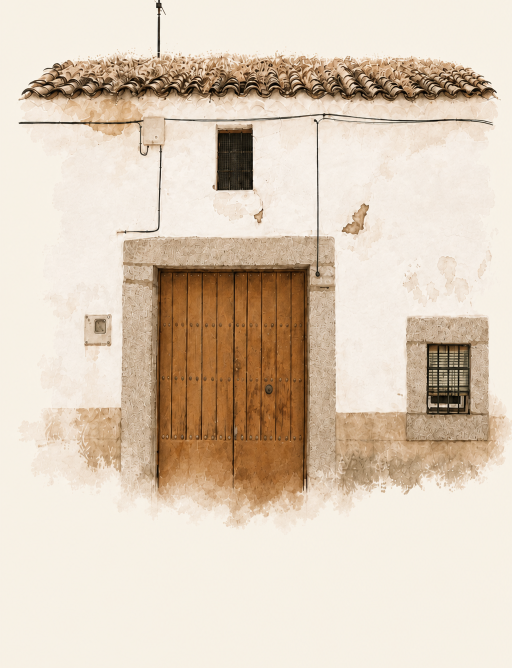
#> input picture images/hero-ilustracion-casa.png, 1024 x 1336 px (shown at 1/2 size)
$ python generate-og.py
#> lines starting #> are read from the running program, lines starting #| are printed output that depends on the picture
"""Genera public/og-casa-leoncia.png (1200×630) con estética editorial."""
from __future__ import annotations

from pathlib import Path

from PIL import Image, ImageDraw, ImageFont

ROOT = Path(__file__).resolve().parents[1]
OUT = ROOT / "public" / "og-casa-leoncia.png"
HERO = ROOT / "images" / "hero-ilustracion-casa.png"

W, H = 1200, 630
PAPER = (243, 244, 240)  # --paper
INK = (26, 28, 24)  # --ink
MUTED = (90, 95, 84)  # --text-muted
SAGE = (138, 148, 120)  # --sage
OLIVE = (63, 74, 52)  # --olive

FONT_SERIF = Path(r"C:\Windows\Fonts\georgia.ttf")
FONT_SANS = Path(r"C:\Windows\Fonts\segoeui.ttf")
FONT_SANS_SB = Path(r"C:\Windows\Fonts\seguisb.ttf")


def load_font(path: Path, size: int) -> ImageFont.FreeTypeFont:
    return ImageFont.truetype(str(path), size=size)


def wrap_text(draw: ImageDraw.ImageDraw, text: str, font: ImageFont.ImageFont, max_width: int) -> list[str]:
    words = text.split()
    lines: list[str] = []
    current = ""
    for word in words:
        trial = f"{current} {word}".strip()
        if draw.textlength(trial, font=font) <= max_width:
            current = trial
        else:
            if current:
                lines.append(current)
            current = word
    if current:
        lines.append(current)
    return lines


def crop_cream_margins(im: Image.Image, threshold: int = 38) -> Image.Image:
    """Recorta márgenes crema sin tocar la fachada."""
    rgb = im.convert("RGB")
    w, h = rgb.size
    pix = rgb.load()
    xs: list[int] = []
    ys: list[int] = []
    for y in range(h):
        for x in range(w):
            r, g, b = pix[x, y]
            if abs(r - 243) + abs(g - 244) + abs(b - 240) > threshold:
                xs.append(x)
                ys.append(y)
    if not xs:
        return im
    pad = 4
    left = max(0, min(xs) - pad)
    top = max(0, min(ys) - pad)
    right = min(w, max(xs) + pad)
    bottom = min(h, max(ys) + pad)
    return im.crop((left, top, right, bottom))


def main() -> None:
    canvas = Image.new("RGB", (W, H), PAPER)
    draw = ImageDraw.Draw(canvas)

    # Texto ~+20% respecto a la versión anterior
    left = 44
    text_max = 390
    y = 72

    kicker_font = load_font(FONT_SANS_SB, 20)
    kicker = "TORRECAMPO · CÓRDOBA"
    spacing = 5.0
    x = left
    for ch in kicker:
        draw.text((x, y), ch, font=kicker_font, fill=SAGE)
        x += draw.textlength(ch, font=kicker_font) + spacing
#> this loop made 20 passes
#> x on passes 1 to 12: 61.22, 81.97, 100.9, 119.8, 137.4, 156.4, 175, 197.3, 214.4, 235.1, 246.5, 257.8
#> after the loop, x = 406.4
    y += 48

    title_font = load_font(FONT_SERIF, 62)
    for line in ("La Casa de la", "Abuela Leoncia"):
        draw.text((left, y), line, font=title_font, fill=INK)
        bbox = draw.textbbox((left, y), line, font=title_font)
        y = bbox[3] + 2
#> this loop made 2 passes
#> (bbox, y) on passes 1 to 2: ((44, 131, 460, 179), 181), ((44, 192, 516, 240), 242)
    y += 16
#> y = 258

    body_font = load_font(FONT_SANS, 25)
    body = (
        "Casa tradicional con 248 m² construidos, patio, huerto "
        "y una amplia buhardilla llena de posibilidades."
    )
    for line in wrap_text(draw, body, body_font, text_max):
#> in wrap_text, `words = text.split()`: words = ['Casa', 'tradicional', 'con', '248', 'm²', 'construidos,', 'patio,', 'huerto', 'y', 'una', 'amplia', 'buhardilla', 'llena', 'de', 'posibilidades.']
#> in wrap_text, `current = ""`: current = ''
        draw.text((left, y), line, font=body_font, fill=MUTED)
        y += 33
#> this loop made 4 passes
#> after the loop, y = 390
    y += 22
#> y = 412

    meta_font = load_font(FONT_SANS, 18)
    draw.text((left, y), "248 m² · Patio · Huerto · Buhardilla", font=meta_font, fill=OLIVE)

    # Ilustración más grande (~+35% de presencia), fachada completa
    hero = crop_cream_margins(Image.open(HERO).convert("RGBA"))
#> after the loop in crop_cream_margins, `for y in range(h):`: xs = 517591 items
#> in crop_cream_margins, `left = max(0, min(xs) - pad)`: left = 30
#> in crop_cream_margins, `top = max(0, min(ys) - pad)`: top = 0
#> in crop_cream_margins, `right = min(w, max(xs) + pad)`: right = 1024
#> in crop_cream_margins, `bottom = min(h, max(ys) + pad)`: bottom = 1062
#> in crop_cream_margins, `return im.crop((left, top, right, bottom))`:
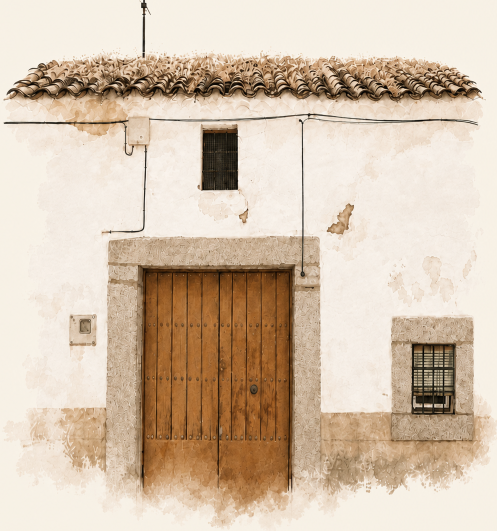
#> returned value: PIL image 994x1062 RGBA (shown at 1/2 size); mean R, G, B, A 213, 194.2, 174, 255
    max_h = H - 6
    max_w = int(W * 0.66)
    scale = min(max_h / hero.height, max_w / hero.width)
#> scale = 0.588
    new_w = int(hero.width * scale)
#> new_w = 584
    new_h = int(hero.height * scale)
#> new_h = 624
    hero = hero.resize((new_w, new_h), Image.Resampling.LANCZOS)
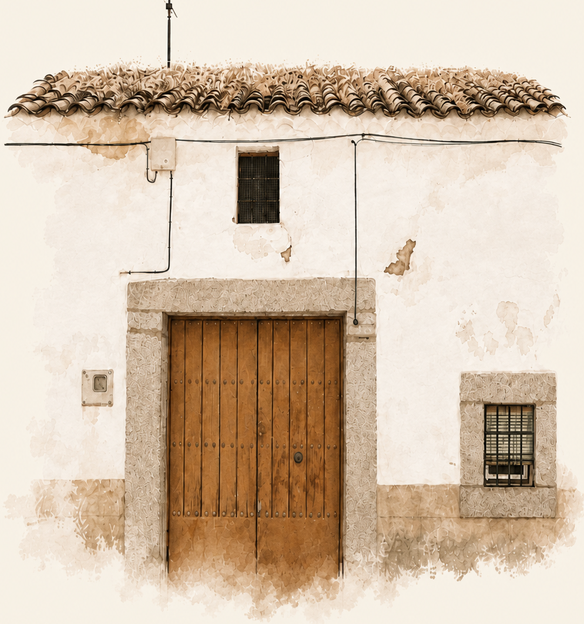
#> hero: PIL image 584x624 RGBA; mean R, G, B, A 213, 194.2, 174, 255

    text_right = left + text_max
    desired_gap = 32
    paste_x = min(W - new_w - 4, max(text_right + desired_gap, W - new_w - 4))
#> paste_x = 612
    # Cerrar hueco: preferir acercar al texto si cabe entera
    paste_x = text_right + desired_gap
    if paste_x + new_w > W - 2:
        paste_x = W - new_w - 2
    paste_y = (H - new_h) // 2
#> paste_y = 3

    fade_w = 44
    fade = Image.new("L", (new_w, new_h), 255)
#> fade: PIL image 584x624 L; every value is 255
    fade_draw = ImageDraw.Draw(fade)
    for i in range(fade_w):
        alpha = int(255 * (i / fade_w))
        fade_draw.line([(i, 0), (i, new_h)], fill=alpha)
    _r, _g, _b, a = hero.split()
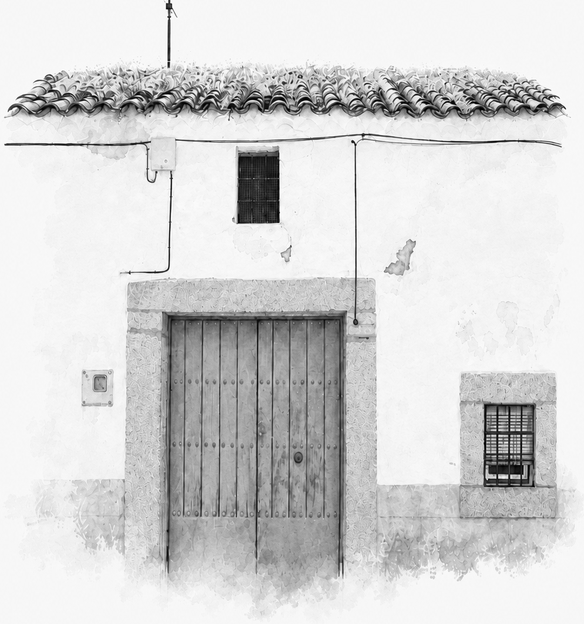
#> _r: PIL image 584x624 L; min 0, max 255, mean 213
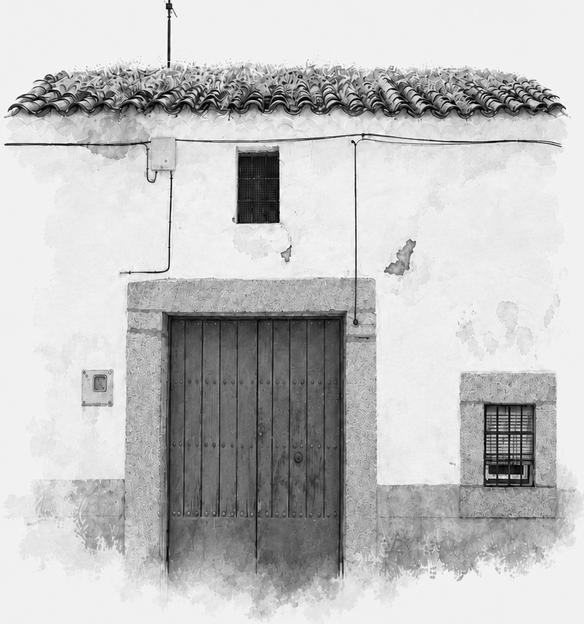
#> _g: PIL image 584x624 L; min 0, max 255, mean 194.2
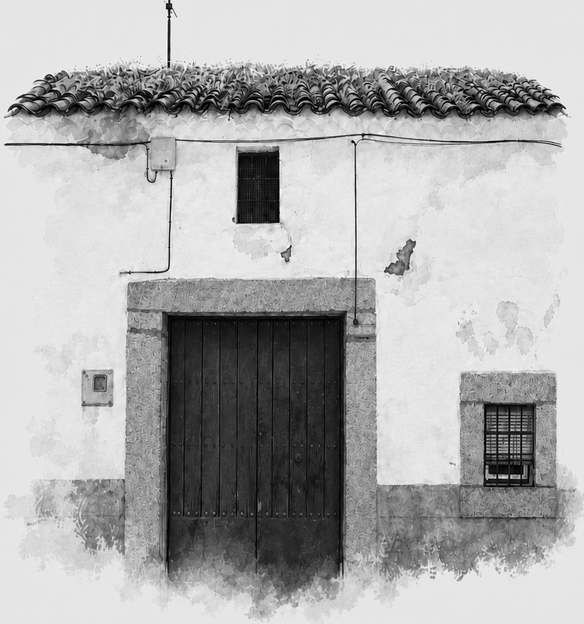
#> _b: PIL image 584x624 L; min 0, max 255, mean 174
    hero.putalpha(Image.composite(a, fade, fade))

    canvas_rgba = canvas.convert("RGBA")
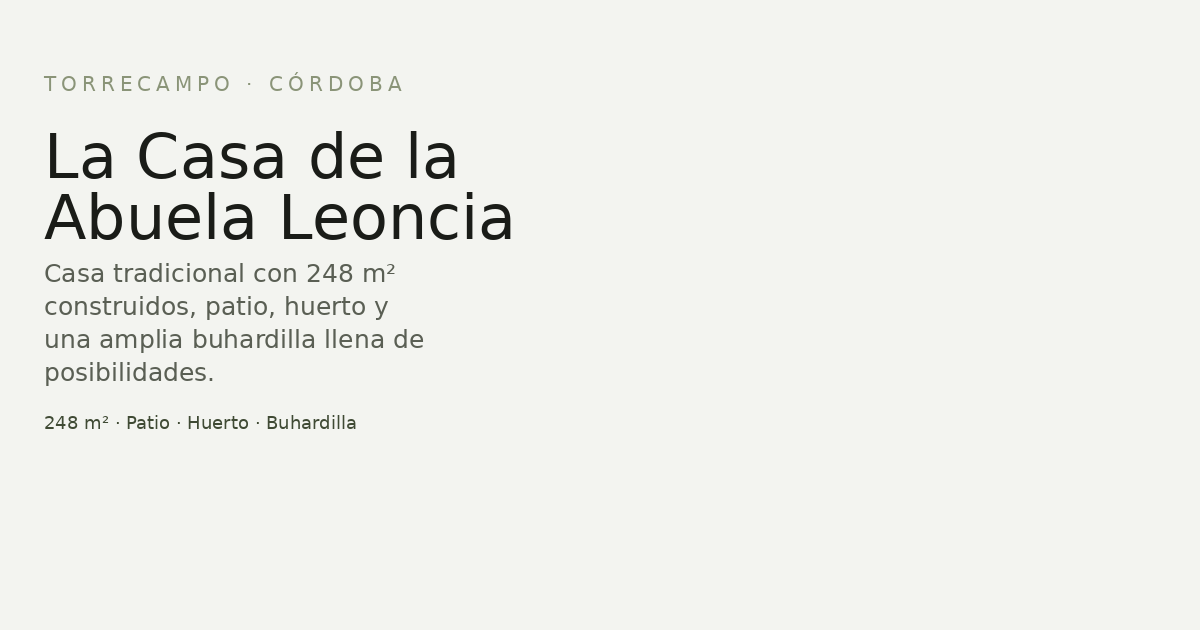
#> canvas_rgba: PIL image 1200x630 RGBA; mean R, G, B, A 238.2, 239.2, 235.1, 255
    canvas_rgba.alpha_composite(hero, (paste_x, paste_y))
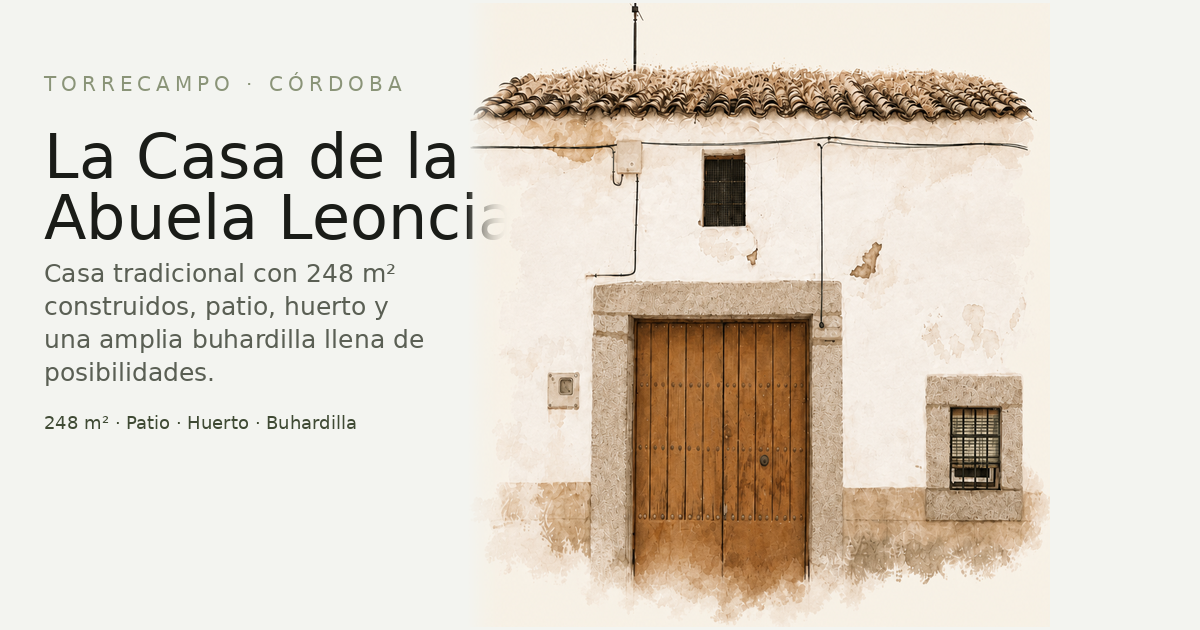
#> canvas_rgba: PIL image 1200x630 RGBA; mean R, G, B, A 223.8, 215.5, 203.6, 255
    result = canvas_rgba.convert("RGB")

    OUT.parent.mkdir(parents=True, exist_ok=True)
    result.save(OUT, "PNG", optimize=True)
    print(
        f"Guardado {OUT} ({result.size[0]}x{result.size[1]}, "
#> (the run stopped early here; a loop or call above may not have finished)
